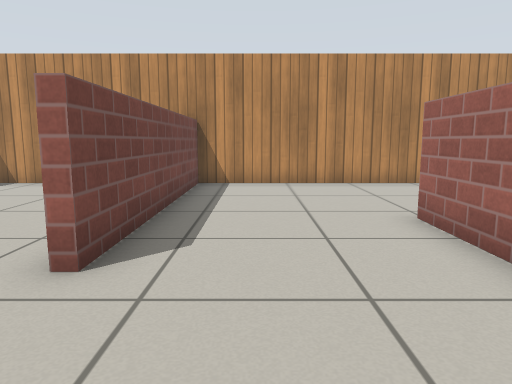
view 1 (above)

16 first-person views from a walk through a robot-simulator world made for Gazebo. The camera is 0.68 m above the floor, tilts 8° down and sees 70° across. The floor is counted in squares, 0.5 m on a side. Each view is taken from the middle of a square. On the plan, view 1 faces up. The plan holds only what a view shows up to about 15 squares ahead; the rest is blank. Simple patterns stand in for the simulator's built-in surfaces.

view 2
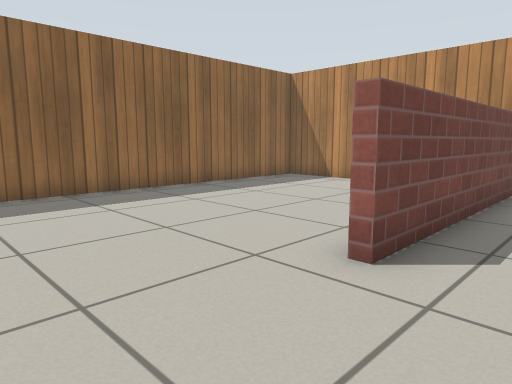

view 3
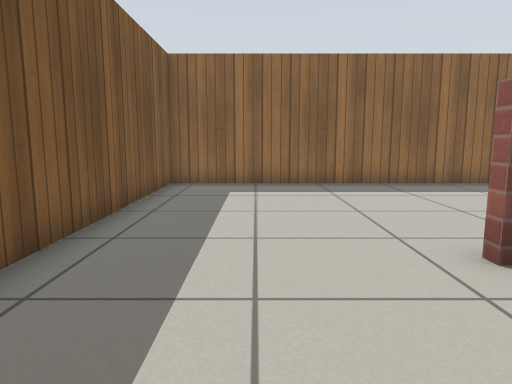

view 4
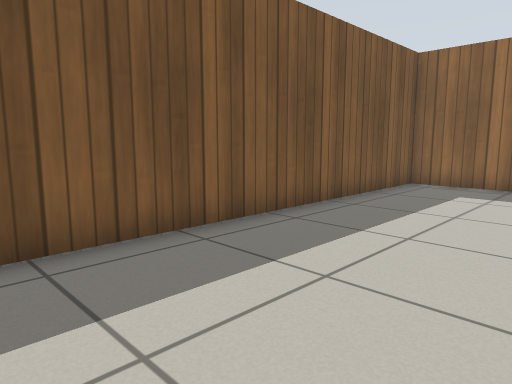

view 5
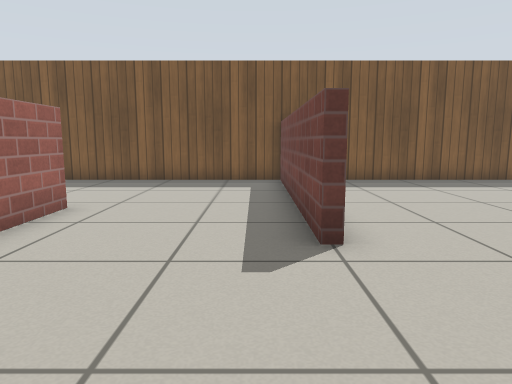

view 6
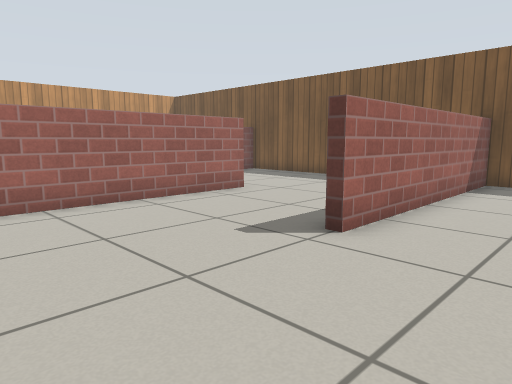

view 7
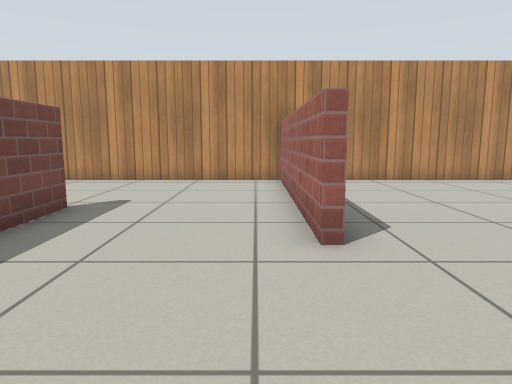

view 8
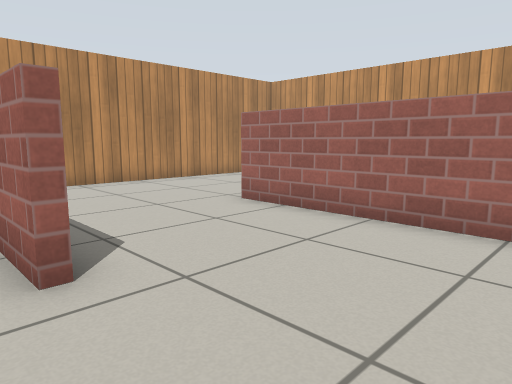

view 9
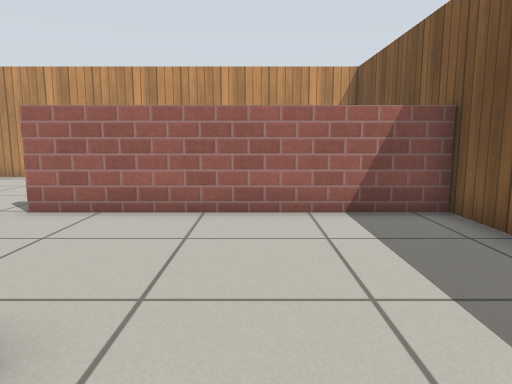

view 10
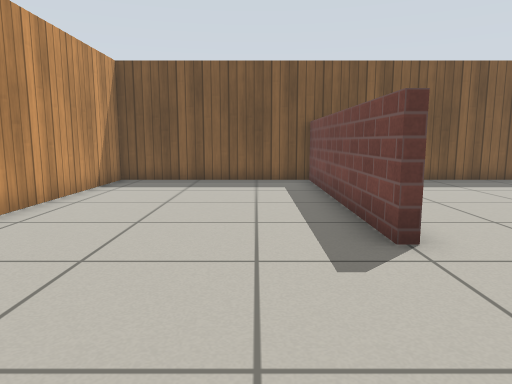

view 11
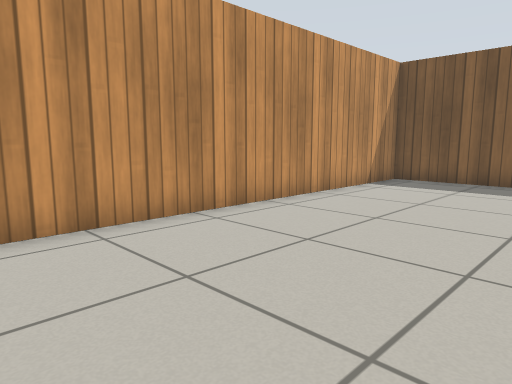

view 12
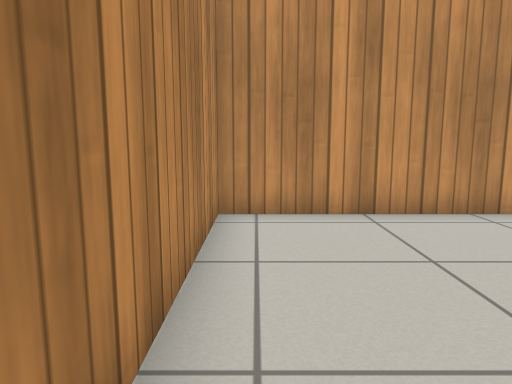

view 13
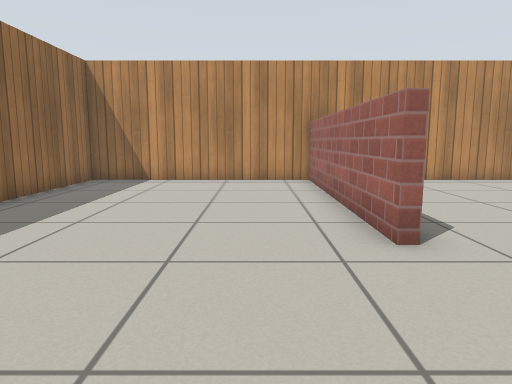

view 14
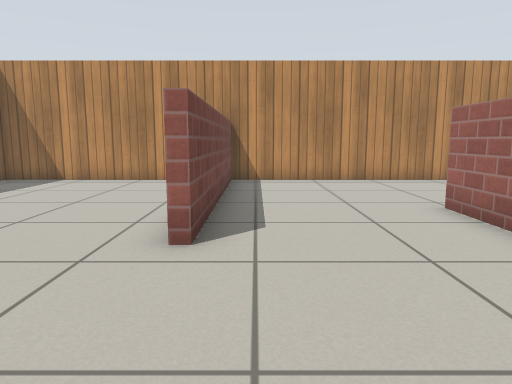

view 15
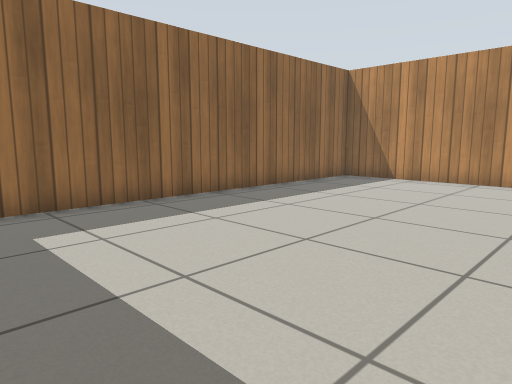

view 16
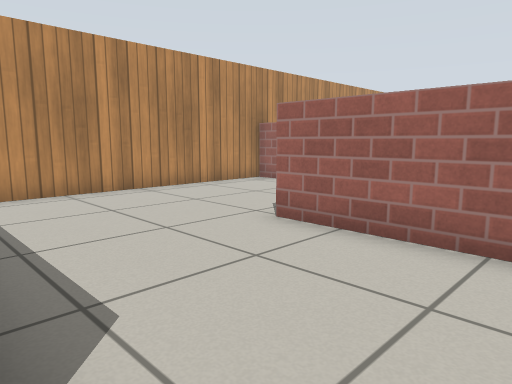

### Floor plan
Points are (right, up) in squares from view 1. A wall is a line through its corners. A room is listed if a view was taken in it or the views show most of it. See-through windows are left out.
Room 1 (views 1, 2, 3, 13, 14, 15, 16)
walls: (-2.1, 3.7) (-2.1, 11.8); (-2, 11.7) (-9.7, 11.7) (-9.7, -1.7) (3, -1.7); (2.9, -1.7) (2.9, 2.5)
ways out: opening at (0, 3) to room 2
Room 2 (views 4, 5, 6, 7, 8, 9, 10, 11, 12)
walls: (8.2, 3.7) (7.8, 3.7) (7.8, 11.6); (12.9, -1.7) (12.9, 6.3) (13.1, 6.3) (13.1, -1.7); (2.9, 2.5) (2.9, 6.3) (3.2, 6.3) (3.2, -1.6); (3, -1.7) (19.7, -1.7) (19.7, 11.7) (-2, 11.7); (-1.8, 11.8) (-1.8, 3.7) (-2.1, 3.7)
ways out: opening at (0, 3) to room 1

Where each view was taken, in squares from view 1:
view 1: 0 up, 0 right, facing up
view 2: 0 up, 0 right, facing up-left
view 3: 1 up, 2 right, facing left
view 4: 3 up, 2 right, facing down-left
view 5: 11 up, 4 right, facing down
view 6: 11 up, 0 right, facing down-right
view 7: 1 down, 7 right, facing up
view 8: 0 up, 7 right, facing up-right
view 9: 2 up, 6 right, facing right
view 10: 11 up, 15 right, facing down
view 11: 11 up, 14 right, facing down-right
view 12: 11 up, 13 right, facing right
view 13: 1 down, 4 left, facing up
view 14: 1 down, 1 left, facing up
view 15: 1 down, 2 left, facing up-left
view 16: 2 up, 2 left, facing up-right
